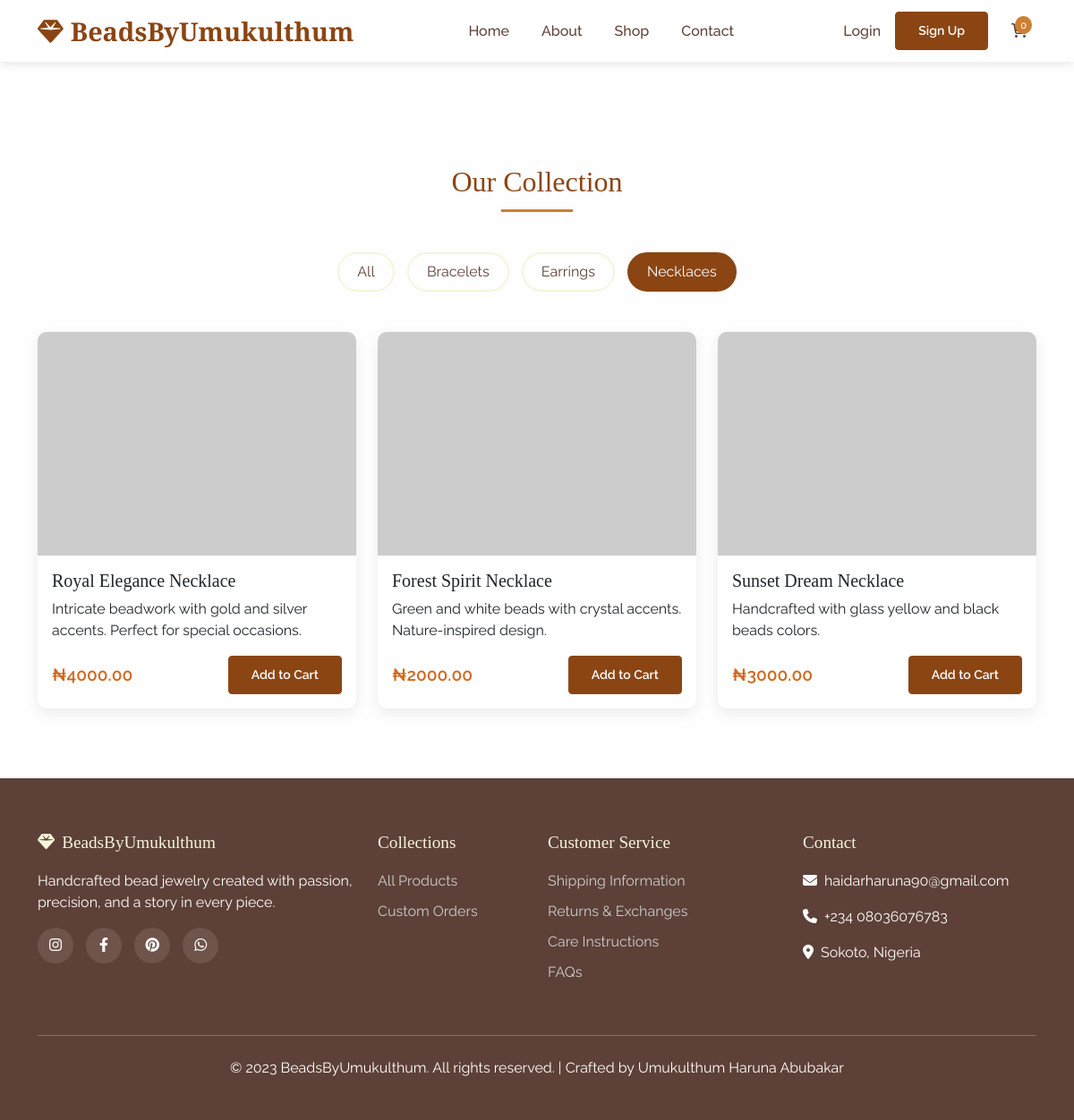
The app's page /shop/necklaces/ with its own data.
### products/models.py (models this page shows, shortened)
class Category(models.Model):
    name = models.CharField(max_length=100, unique=True)
    slug = models.SlugField(max_length=100, unique=True, blank=True)
    description = models.TextField(blank=True)
    created_at = models.DateTimeField(auto_now_add=True)
    class Meta:
        verbose_name_plural = 'Categories'
        ordering = ['name']

class Product(models.Model):
    category = models.ForeignKey(Category, on_delete=models.CASCADE, related_name='products')
    name = models.CharField(max_length=200)
    slug = models.SlugField(max_length=200, unique=True, blank=True)
    description = models.TextField()
    price = models.DecimalField(max_digits=10, decimal_places=2)
    image = models.ImageField(upload_to='products/', blank=True, null=True)
    stock = models.IntegerField(default=10)
    available = models.BooleanField(default=True)
    created_at = models.DateTimeField(auto_now_add=True)
    updated_at = models.DateTimeField(auto_now=True)
    class Meta:
        ordering = ['-created_at']
        indexes = [
            models.Index(fields=['slug']),
            models.Index(fields=['name']),
            models.Index(fields=['-created_at']),
        ]

### products/views.py (the view)
# urls.py: path('shop/', views.product_list, name='product_list'),
def product_list(request, category_slug=None):
    category = None
    categories = Category.objects.all()
    products = Product.objects.filter(available=True)
    if category_slug:
        category = get_object_or_404(Category, slug=category_slug)
        products = products.filter(category=category)
    return render(request, 'products/product_list.html', {
        'category': category,
        'categories': categories,
        'products': products
    })

### cart/cart.py (called while the page is built)
    def __len__(self):
        return sum(item['quantity'] for item in self.cart.values())

### cart/context_processors.py (called while the page is built)
def cart(request):
    return {'cart': Cart(request)}

### products/templates/products/product_list.html (shortened to what this page needs)
{% extends 'base.html' %}
{% load static %}
{% block content %}
<section class="py-5" style="margin-top: 60px;">
    <div class="container">
        <h2 class="section-title">Our Collection</h2>
        <div class="category-filter text-center">
            <button class="category-btn {% if not category %}active{% endif %}" onclick="window.location.href='{% url 'products:product_list' %}'">All</button>
            {% for cat in categories %}
            <button class="category-btn {% if category.slug == cat.slug %}active{% endif %}"
                    onclick="window.location.href='{% url 'products:product_list_by_category' cat.slug %}'">
                {{ cat.name }}
            </button>
            {% endfor %}
        </div>
        <div class="row">
            {% for product in products %}
            <div class="col-md-6 col-lg-4">
                <div class="card product-card">
                    {% if product.image %}
                    <img src="{{ product.image.url }}" class="card-img-top product-img" alt="{{ product.name }}">
                    {% else %}
                    <img src="https://via.placeholder.com/400x250?text={{ product.name }}" class="card-img-top product-img" alt="{{ product.name }}">
                    {% endif %}
                    <div class="card-body">
                        <h5 class="card-title">{{ product.name }}</h5>
                        <p class="card-text">{{ product.description|truncatewords:15 }}</p>
                        <div class="d-flex justify-content-between align-items-center">
                            <span class="product-price">₦{{ product.price }}</span>
                            {% if product.stock > 0 %}
                            <form action="{% url 'cart:cart_add' product.id %}" method="post">
                                <button type="submit" class="btn btn-primary btn-sm">Add to Cart</button>
                            </form>
                            {% else %}
                            <span class="badge bg-secondary">Out of Stock</span>
                            {% endif %}
                        </div>
                    </div>
                </div>
            </div>
            {% empty %}
            <div class="col-12">
                <p class="text-center">No products found in this category.</p>
            </div>
            {% endfor %}
        </div>
    </div>
</section>
{% endblock %}

### static/css/style.css (style rules this page uses)
:root { --primary: #8B4513; --secondary: #D2691E; --accent: #CD7F32; --light: #F5F5DC; --dark: #5D4037; --text: #333333; }
body { font-family: 'Raleway', sans-serif; color: var(--text); background-color: #fefefe; padding-top: 76px; }
h1, h2, h3, h4, h5 { font-family: 'Playfair Display', serif; color: var(--dark); }
.section-title { color: var(--primary); position: relative; padding-bottom: 15px; margin-bottom: 40px; text-align: center; }
.section-title:after { content: ''; position: absolute; bottom: 0; left: 50%; transform: translateX(-50%); width: 80px; height: 3px; background-color: var(--accent); }
.product-card { border: none; border-radius: 10px; transition: transform 0.3s, box-shadow 0.3s; overflow: hidden; margin-bottom: 30px; box-shadow: 0 5px 15px rgba(0,0,0,0.08); }
.product-img { height: 250px; object-fit: cover; transition: transform 0.5s; }
.product-price { color: var(--secondary); font-weight: 600; font-size: 1.2rem; }
.btn-primary { background-color: var(--primary); border-color: var(--primary); padding: 10px 25px; font-weight: 600; transition: all 0.3s; }
.category-filter { margin-bottom: 40px; }
.category-btn { background: none; border: 2px solid var(--light); padding: 8px 20px; margin: 5px; border-radius: 30px; transition: all 0.3s; color: var(--dark); }
.category-btn.active, .category-btn:hover { background-color: var(--primary); border-color: var(--primary); color: white; }

### records on screen
Category: name "Bracelets"
Category: name "Earrings"
Category: name "Necklaces"
Product: name "Royal Elegance Necklace", description "Intricate beadwork with gold and silver accents. Perfect for special occasions.", price "4000.00", stock "Add to Cart"
Product: name "Forest Spirit Necklace", description "Green and white beads with crystal accents. Nature-inspired design.", price "2000.00", stock "Add to Cart"
Product: name "Sunset Dream Necklace", description "Handcrafted with glass yellow and black beads colors.", price "3000.00", stock "Add to Cart"

### other values on screen
{{ cart|length }} "0"
